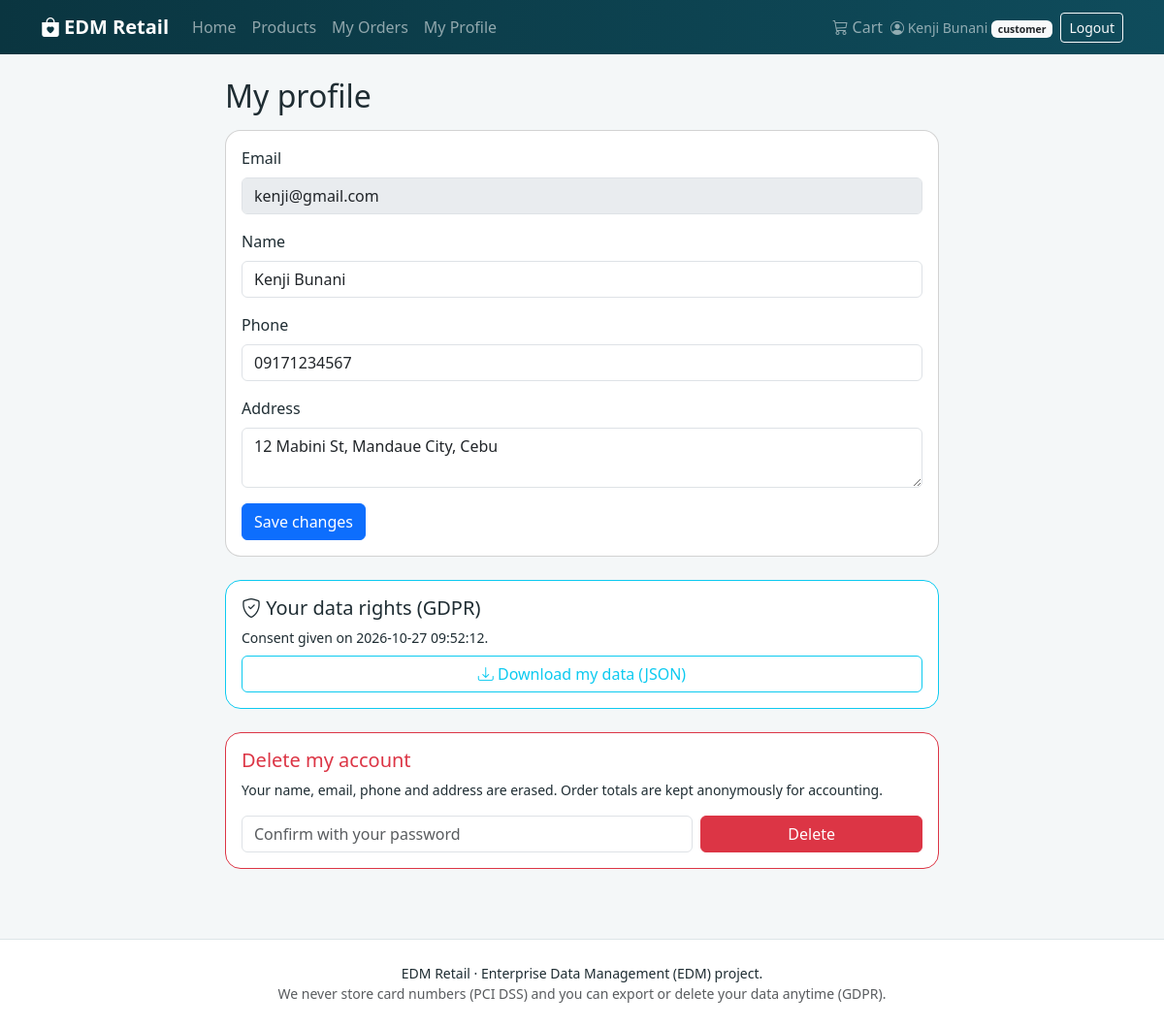
/profile.php (signed in), run on the app's committed database.
### tables this page shows
CREATE TABLE customers (                       
  id                    INT AUTO_INCREMENT PRIMARY KEY,
  user_id               INT NOT NULL UNIQUE,
  phone                 VARCHAR(30) NULL,
  address               VARCHAR(255) NULL,
  loyalty_points        INT NOT NULL DEFAULT 0,
  preferred_category_id INT NULL,
  consent_at            DATETIME NULL,         
  FOREIGN KEY (user_id) REFERENCES users(id),
  FOREIGN KEY (preferred_category_id) REFERENCES categories(id)
);

CREATE TABLE users (
  id            INT AUTO_INCREMENT PRIMARY KEY,
  name          VARCHAR(100) NOT NULL,
  email         VARCHAR(150) NOT NULL UNIQUE,
  password_hash VARCHAR(255) NOT NULL,
  role          ENUM('admin','manager','cashier','logistics','customer') NOT NULL DEFAULT 'customer',
  is_active     TINYINT(1) NOT NULL DEFAULT 1,
  created_at    TIMESTAMP NOT NULL DEFAULT CURRENT_TIMESTAMP,
  deleted_at    DATETIME NULL
);

### includes/functions.php (called while the page is built, shortened)
<?php
function e($v): string { return htmlspecialchars((string)$v, ENT_QUOTES, 'UTF-8'); }
function url(string $path = ''): string { return BASE_URL . '/' . ltrim($path, '/'); }
function user(): ?array { return $_SESSION['user'] ?? null; }

### config/db.php (called while the page is built)
<?php
function db(): PDO
{
    static $pdo = null;
    if ($pdo === null) {
        $dsn = 'mysql:host=' . DB_HOST . ';dbname=' . DB_NAME . ';charset=utf8mb4';
        try {
            $pdo = new PDO($dsn, DB_USER, DB_PASS, [
                PDO::ATTR_ERRMODE            => PDO::ERRMODE_EXCEPTION,
                PDO::ATTR_DEFAULT_FETCH_MODE => PDO::FETCH_ASSOC,
                PDO::ATTR_EMULATE_PREPARES   => false,
            ]);
        } catch (PDOException $e) {
            http_response_code(500);
            exit('Database connection failed. Start MySQL in XAMPP, import database/schema.sql and check config/config.php.');
        }
    }
    return $pdo;
}

### profile.php (the view, shortened to what this page needs)
<?php
$uid = user()['id']; $cid = user()['customer_id'];
$load = function () use ($uid, $cid) {
    $st = db()->prepare('SELECT u.name,u.email,u.created_at,c.phone,c.address,c.loyalty_points,c.consent_at FROM users u JOIN customers c ON c.user_id=u.id WHERE u.id=?');
    $st->execute([$uid]); return $st->fetch();
};
$p = $load();
require __DIR__ . '/includes/header.php';
?>
<div class="container py-4" style="max-width:760px">
  <h2 class="mb-3">My profile</h2>
  <div class="card card-body mb-4">
    <form method="post"><?= csrf_field() ?><input type="hidden" name="action" value="update">
      <div class="mb-3"><label class="form-label">Email</label><input class="form-control" value="<?= e($p['email']) ?>" disabled></div>
      <div class="mb-3"><label class="form-label">Name</label><input name="name" class="form-control" value="<?= e($p['name']) ?>" required></div>
      <div class="mb-3"><label class="form-label">Phone</label><input name="phone" class="form-control" value="<?= e($p['phone']) ?>"></div>
      <div class="mb-3"><label class="form-label">Address</label><textarea name="address" class="form-control" rows="2"><?= e($p['address']) ?></textarea></div>
      <button class="btn btn-primary">Save changes</button>
    </form>
  </div>
  <div class="card card-body border-info mb-4">
    <h5><i class="bi bi-shield-check"></i> Your data rights (GDPR)</h5>
    <p class="small mb-2">Consent given on <?= e($p['consent_at'] ?? 'n/a') ?>.</p>
    <a class="btn btn-outline-info" href="?export=1"><i class="bi bi-download"></i> Download my data (JSON)</a>
  </div>
  <div class="card card-body border-danger">
    <h5 class="text-danger">Delete my account</h5>
    <p class="small">Your name, email, phone and address are erased. Order totals are kept anonymously for accounting.</p>
    <form method="post" class="row g-2" data-confirm="This cannot be undone. Delete your account?"><?= csrf_field() ?><input type="hidden" name="action" value="delete">
      <div class="col-sm-8"><input type="password" name="password" class="form-control" placeholder="Confirm with your password" required></div>
      <div class="col-sm-4"><button class="btn btn-danger w-100">Delete</button></div>
    </form>
  </div>
</div>
<?php require __DIR__ . '/includes/footer.php'; ?>

### includes/header.php (shortened to what this page needs)
<?php
$u = user();
$cartCount = !empty($_SESSION['cart']) ? array_sum($_SESSION['cart']) : 0;
$isStaff = $u && $u['role'] !== 'customer';
?>
<!DOCTYPE html>
<html lang="en">
<head>
  <link href="https://cdn.jsdelivr.net/npm/bootstrap@5.3.3/dist/css/bootstrap.min.css" rel="stylesheet">
  <link href="https://cdn.jsdelivr.net/npm/bootstrap-icons@1.11.3/font/bootstrap-icons.min.css" rel="stylesheet">
  <link href="<?= url('assets/css/style.css') ?>" rel="stylesheet">
</head>
<body>
<nav class="navbar navbar-expand-lg navbar-dark app-nav sticky-top">
  <div class="container">
    <a class="navbar-brand fw-bold" href="<?= url('index.php') ?>"><i class="bi bi-bag-heart-fill me-1"></i><?= e(APP_NAME) ?></a>
    <div id="nav" class="collapse navbar-collapse">
      <ul class="navbar-nav me-auto">
        <?php if (!$isStaff): ?>
          <li class="nav-item"><a class="nav-link" href="<?= url('index.php') ?>">Home</a></li>
          <li class="nav-item"><a class="nav-link" href="<?= url('products.php') ?>">Products</a></li>
        <?php endif; ?>
        <?php if ($u && $u['role'] === 'customer'): ?>
          <li class="nav-item"><a class="nav-link" href="<?= url('orders.php') ?>">My Orders</a></li>
          <li class="nav-item"><a class="nav-link" href="<?= url('profile.php') ?>">My Profile</a></li>
        <?php elseif ($isStaff): ?>
          <li class="nav-item"><a class="nav-link" href="<?= url(home_for_role($u['role'])) ?>"><i class="bi bi-speedometer2"></i> Workspace</a></li>
          <li class="nav-item"><a class="nav-link" href="<?= url('products.php') ?>">View storefront</a></li>
        <?php endif; ?>
      </ul>
      <ul class="navbar-nav align-items-lg-center">
        <?php if (!$isStaff): ?>
          <li class="nav-item"><a class="nav-link" href="<?= url('cart.php') ?>"><i class="bi bi-cart3"></i> Cart
            <?php if ($cartCount): ?><span class="badge rounded-pill bg-warning text-dark"><?= (int)$cartCount ?></span><?php endif; ?></a></li>
        <?php endif; ?>
        <?php if ($u): ?>
          <li class="nav-item"><span class="navbar-text me-2 small"><i class="bi bi-person-circle"></i> <?= e($u['name']) ?>
            <span class="badge bg-light text-dark"><?= e($u['role']) ?></span></span></li>
          <li class="nav-item"><a class="btn btn-sm btn-outline-light" href="<?= url('logout.php') ?>">Logout</a></li>
        <?php else: ?>
          <li class="nav-item"><a class="nav-link" href="<?= url('login.php') ?>">Login</a></li>
          <li class="nav-item"><a class="btn btn-sm btn-warning" href="<?= url('register.php') ?>">Register</a></li>
        <?php endif; ?>
      </ul>
    </div>
  </div>
</nav>
<main>

### assets/css/style.css (style rules this page uses)
:root { --brand:#0f4c5c; --brand-dark:#0a3540; --accent:#f4a261; --soft:#f4f7f8; }
body { background: var(--soft); color:#1f2d33; }
.app-nav { background: linear-gradient(90deg, var(--brand-dark), var(--brand)); }
.card { border-radius:1rem; }

### data on the page
customers: user.name "Kenji Bunani", user.email "kenji@gmail.com", name "Kenji Bunani", phone "09171234567", address "12 Mabini St, Mandaue City, Cebu", consent_at "2026-10-27 09:52:12"

### other printed values
APP_NAME "EDM Retail"
$u['role'] "customer"
